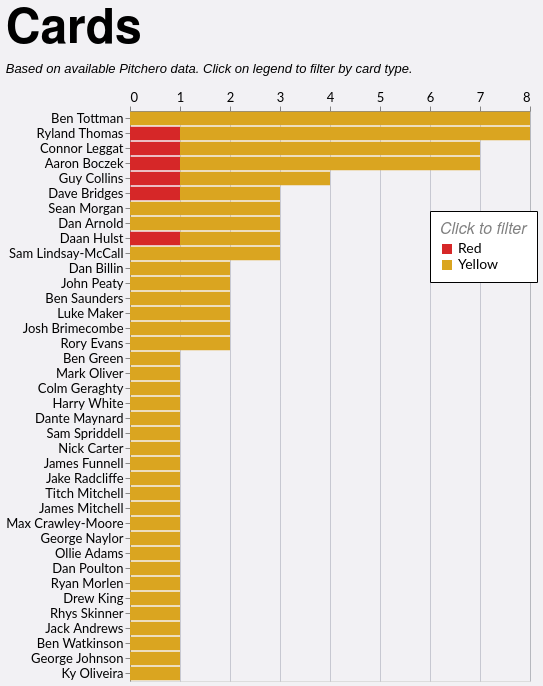

Describe this chart as a Vega-Lite specification.
### Vega-Lite specification from a JSON file in a GitHub repository (floating-point values rounded to 4 significant figures)
{"config": {"axis": {"labelFont": "Lato, sans-serif", "titleFont": "PT Sans Narrow, Helvetica Neue, Helvetica, Arial, sans-serif", "labelFontSize": 13, "titleFontSize": 24, "gridColor": "#202947", "gridOpacity": 0.2}, "header": {"labelFont": "PT Sans Narrow, Helvetica Neue, Helvetica, Arial, sans-serif", "titleFont": "PT Sans Narrow, Helvetica Neue, Helvetica, Arial, sans-serif", "labelFontSize": 24, "titleFontSize": 28, "labelFontWeight": "bold", "orient": "left"}, "legend": {"labelFont": "Lato, sans-serif", "titleFont": "PT Sans Narrow, Helvetica Neue, Helvetica, Arial, sans-serif", "labelFontSize": 14, "titleFontSize": 16, "titlePadding": 5, "fillColor": "white", "strokeColor": "black", "padding": 10, "titleFontWeight": "lighter", "titleFontStyle": "italic", "titleColor": "gray", "offset": 10}, "title": {"font": "PT Sans Narrow, Helvetica Neue, Helvetica, Arial, sans-serif", "fontSize": 48, "fontWeight": "bold", "anchor": "start", "align": "center", "titlePadding": 20, "subtitlePadding": 10, "subtitleFontSize": 13, "subtitleColor": "", "subtitleFontStyle": "italic", "offset": 15, "color": "black"}, "axisX": {"labelAngle": 0}, "facet": {"title": null, "header": null, "align": {"row": "each", "column": "each"}}, "resolve": {"scale": {"y": "independent", "facet": "independent"}}, "background": "#f2f1f4"}, "data": {"name": "data-913c3ada4b4da6f74fb9737515c2b0dd"}, "mark": {"type": "bar"}, "encoding": {"color": {"field": "event", "legend": {"legendX": 300, "legendY": 100, "orient": "none", "title": "Click to filter"}, "scale": {"domain": ["Red", "Yellow"], "range": ["#d62728", "goldenrod"]}, "type": "nominal"}, "tooltip": [{"field": "player", "title": "Player", "type": "nominal"}, {"field": "event", "title": "Card Type", "type": "nominal"}, {"aggregate": "sum", "field": "count", "title": "Cards", "type": "quantitative"}, {"aggregate": "sum", "field": "A", "title": "Games", "type": "quantitative"}], "x": {"aggregate": "sum", "axis": {"format": "d", "orient": "top", "title": null}, "field": "count", "type": "quantitative"}, "y": {"field": "player", "sort": "-x", "title": null, "type": "nominal"}}, "height": {"step": 15}, "title": {"text": "Cards", "subtitle": "Based on available Pitchero data. Click on legend to filter by card type."}, "width": 400, "$schema": "https://vega.github.io/schema/vega-lite/v5.20.1.json", "datasets": {"data-913c3ada4b4da6f74fb9737515c2b0dd": [{"player": "Ben Green", "season": "2024/25", "squad": "2nd", "player_join": "B Green", "A": 13, "event": "Yellow", "count": 1}, {"player": "Dave Bridges", "season": "2023/24", "squad": "1st", "player_join": "D Bridges", "A": 17, "event": "Yellow", "count": 1}, {"player": "Dave Bridges", "season": "2022/23", "squad": "1st", "player_join": "D Bridges", "A": 15, "event": "Yellow", "count": 1}, {"player": "Dave Bridges", "season": "2023/24", "squad": "1st", "player_join": "D Bridges", "A": 17, "event": "Red", "count": 1}, {"player": "Sean Morgan", "season": "2023/24", "squad": "1st", "player_join": "S Morgan", "A": 2, "event": "Yellow", "count": 1}, {"player": "Sean Morgan", "season": "2022/23", "squad": "1st", "player_join": "S Morgan", "A": 8, "event": "Yellow", "count": 1}, {"player": "Sean Morgan", "season": "2021/22", "squad": "1st", "player_join": "S Morgan", "A": 10, "event": "Yellow", "count": 1}, {"player": "Guy Collins", "season": "2024/25", "squad": "1st", "player_join": "G Collins", "A": 20, "event": "Yellow", "count": 2}, {"player": "Mark Oliver", "season": "2023/24", "squad": "1st", "player_join": "M Oliver", "A": 5, "event": "Yellow", "count": 1}, {"player": "Colm Geraghty", "season": "2023/24", "squad": "1st", "player_join": "C Geraghty", "A": 7, "event": "Yellow", "count": 1}, {"player": "Harry White", "season": "2023/24", "squad": "1st", "player_join": "H White", "A": 7, "event": "Yellow", "count": 1}, {"player": "Dante Maynard", "season": "2024/25", "squad": "1st", "player_join": "D Maynard", "A": 1, "event": "Yellow", "count": 1}, {"player": "Guy Collins", "season": "2024/25", "squad": "1st", "player_join": "G Collins", "A": 20, "event": "Red", "count": 1}, {"player": "Guy Collins", "season": "2022/23", "squad": "1st", "player_join": "G Collins", "A": 17, "event": "Yellow", "count": 1}, {"player": "Sam Spriddell", "season": "2023/24", "squad": "1st", "player_join": "S Spriddell", "A": 11, "event": "Yellow", "count": 1}, {"player": "Dan Billin", "season": "2023/24", "squad": "1st", "player_join": "D Billin", "A": 20, "event": "Yellow", "count": 2}, {"player": "Nick Carter", "season": "2021/22", "squad": "1st", "player_join": "N Carter", "A": 4, "event": "Yellow", "count": 1}, {"player": "James Funnell", "season": "2021/22", "squad": "1st", "player_join": "J Funnell", "A": 12, "event": "Yellow", "count": 1}, {"player": "Jake Radcliffe", "season": "2023/24", "squad": "1st", "player_join": "J Radcliffe", "A": 18, "event": "Yellow", "count": 1}, {"player": "John Peaty", "season": "2025/26", "squad": "1st", "player_join": "J Peaty", "A": 3, "event": "Yellow", "count": 1}, {"player": "Titch Mitchell", "season": "2022/23", "squad": "1st", "player_join": "T Mitchell", "A": 2, "event": "Yellow", "count": 1}, {"player": "James Mitchell", "season": "2022/23", "squad": "1st", "player_join": "T Mitchell", "A": 2, "event": "Yellow", "count": 1}, {"player": "John Peaty", "season": "2023/24", "squad": "1st", "player_join": "J Peaty", "A": 13, "event": "Yellow", "count": 1}, {"player": "Ben Tottman", "season": "2024/25", "squad": "1st", "player_join": "B Tottman", "A": 19, "event": "Yellow", "count": 3}, {"player": "Max Crawley-Moore", "season": "2023/24", "squad": "1st", "player_join": "M Crawley-Moore", "A": 16, "event": "Yellow", "count": 1}, {"player": "George Naylor", "season": "2024/25", "squad": "2nd", "player_join": "G Naylor", "A": 10, "event": "Yellow", "count": 1}, {"player": "Ben Tottman", "season": "2023/24", "squad": "1st", "player_join": "B Tottman", "A": 25, "event": "Yellow", "count": 2}, {"player": "Ben Tottman", "season": "2022/23", "squad": "1st", "player_join": "B Tottman", "A": 19, "event": "Yellow", "count": 2}, {"player": "Ben Tottman", "season": "2019/20", "squad": "1st", "player_join": "B Tottman", "A": 12, "event": "Yellow", "count": 1}, {"player": "Ollie Adams", "season": "2023/24", "squad": "2nd", "player_join": "O Adams", "A": 1, "event": "Yellow", "count": 1}, {"player": "Connor Leggat", "season": "2024/25", "squad": "1st", "player_join": "C Leggat", "A": 11, "event": "Yellow", "count": 3}, {"player": "Ryland Thomas", "season": "2022/23", "squad": "2nd", "player_join": "R Thomas", "A": 4, "event": "Yellow", "count": 1}, {"player": "Connor Leggat", "season": "2022/23", "squad": "1st", "player_join": "C Leggat", "A": 9, "event": "Yellow", "count": 1}, {"player": "Ryland Thomas", "season": "2024/25", "squad": "1st", "player_join": "R Thomas", "A": 18, "event": "Yellow", "count": 1}, {"player": "Connor Leggat", "season": "2019/20", "squad": "1st", "player_join": "C Leggat", "A": 11, "event": "Yellow", "count": 1}, {"player": "Ryland Thomas", "season": "2024/25", "squad": "1st", "player_join": "R Thomas", "A": 18, "event": "Red", "count": 1}, {"player": "Connor Leggat", "season": "2018/19", "squad": "1st", "player_join": "C Leggat", "A": 13, "event": "Yellow", "count": 1}, {"player": "Ryland Thomas", "season": "2023/24", "squad": "1st", "player_join": "R Thomas", "A": 25, "event": "Yellow", "count": 3}, {"player": "Connor Leggat", "season": "2022/23", "squad": "1st", "player_join": "C Leggat", "A": 9, "event": "Red", "count": 1}, {"player": "Ryland Thomas", "season": "2022/23", "squad": "1st", "player_join": "R Thomas", "A": 8, "event": "Yellow", "count": 2}, {"player": "Dan Poulton", "season": "2022/23", "squad": "1st", "player_join": "D Poulton", "A": 17, "event": "Yellow", "count": 1}, {"player": "Ryan Morlen", "season": "2024/25", "squad": "2nd", "player_join": "R Morlen", "A": 6, "event": "Yellow", "count": 1}, {"player": "Drew King", "season": "2019/20", "squad": "1st", "player_join": "D King", "A": 7, "event": "Yellow", "count": 1}, {"player": "Dan Arnold", "season": "2019/20", "squad": "1st", "player_join": "D Arnold", "A": 12, "event": "Yellow", "count": 2}, {"player": "Rhys Skinner", "season": "2024/25", "squad": "1st", "player_join": "R Skinner", "A": 4, "event": "Yellow", "count": 1}, {"player": "Dan Arnold", "season": "2017/18", "squad": "1st", "player_join": "D Arnold", "A": 15, "event": "Yellow", "count": 1}, {"player": "Jack Andrews", "season": "2023/24", "squad": "2nd", "player_join": "J Andrews", "A": 8, "event": "Yellow", "count": 1}, {"player": "Daan Hulst", "season": "2024/25", "squad": "2nd", "player_join": "D Hulst", "A": 4, "event": "Yellow", "count": 1}, {"player": "Daan Hulst", "season": "2023/24", "squad": "2nd", "player_join": "D Hulst", "A": 7, "event": "Yellow", "count": 1}, {"player": "Daan Hulst", "season": "2018/19", "squad": "1st", "player_join": "D Hulst", "A": 10, "event": "Red", "count": 1}, {"player": "Ben Watkinson", "season": "2023/24", "squad": "2nd", "player_join": "B Watkinson", "A": 11, "event": "Yellow", "count": 1}, {"player": "Ben Saunders", "season": "2022/23", "squad": "1st", "player_join": "B Saunders", "A": 7, "event": "Yellow", "count": 1}, {"player": "Luke Maker", "season": "2024/25", "squad": "1st", "player_join": "L Maker", "A": 14, "event": "Yellow", "count": 1}, {"player": "Ben Saunders", "season": "2019/20", "squad": "1st", "player_join": "B Saunders", "A": 6, "event": "Yellow", "count": 1}, {"player": "Luke Maker", "season": "2023/24", "squad": "1st", "player_join": "L Maker", "A": 13, "event": "Yellow", "count": 1}, {"player": "Josh Brimecombe", "season": "2021/22", "squad": "2nd", "player_join": "J Brimecombe", "A": 6, "event": "Yellow", "count": 1}, {"player": "Sam Lindsay-McCall", "season": "2023/24", "squad": "1st", "player_join": "S Lindsay", "A": 22, "event": "Yellow", "count": 1}, {"player": "George Johnson", "season": "2022/23", "squad": "1st", "player_join": "G Johnson", "A": 17, "event": "Yellow", "count": 1}, {"player": "Ky Oliveira", "season": "2022/23", "squad": "2nd", "player_join": "K Oliveira", "A": 2, "event": "Yellow", "count": 1}, {"player": "Josh Brimecombe", "season": "2024/25", "squad": "1st", "player_join": "J Brimecombe", "A": 19, "event": "Yellow", "count": 1}, {"player": "Sam Lindsay-McCall", "season": "2021/22", "squad": "1st", "player_join": "S Lindsay", "A": 13, "event": "Yellow", "count": 2}, {"player": "Rory Evans", "season": "2023/24", "squad": "2nd", "player_join": "R Evans", "A": 10, "event": "Yellow", "count": 1}, {"player": "Aaron Boczek", "season": "2024/25", "squad": "2nd", "player_join": "A Boczek", "A": 3, "event": "Yellow", "count": 2}, {"player": "Rory Evans", "season": "2021/22", "squad": "2nd", "player_join": "R Evans", "A": 15, "event": "Yellow", "count": 1}, {"player": "Aaron Boczek", "season": "2025/26", "squad": "1st", "player_join": "A Boczek", "A": 4, "event": "Yellow", "count": 1}, {"player": "Aaron Boczek", "season": "2024/25", "squad": "1st", "player_join": "A Boczek", "A": 4, "event": "Yellow", "count": 1}, {"player": "Aaron Boczek", "season": "2024/25", "squad": "1st", "player_join": "A Boczek", "A": 4, "event": "Red", "count": 1}, {"player": "Aaron Boczek", "season": "2023/24", "squad": "1st", "player_join": "A Boczek", "A": 21, "event": "Yellow", "count": 2}]}}
